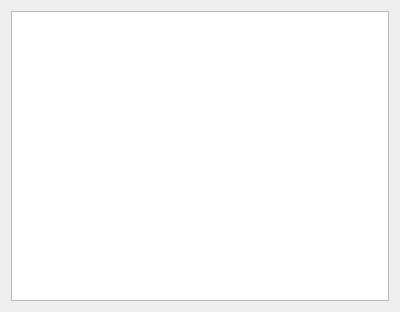
<?xml version="1.0" encoding="UTF-8"?>
<ui version="4.0">
 <class>xToolsPingAssistant</class>
 <widget class="QWidget" name="xToolsPingAssistant">
  <property name="geometry">
   <rect>
    <x>0</x>
    <y>0</y>
    <width>400</width>
    <height>312</height>
   </rect>
  </property>
  <property name="windowTitle">
   <string notr="true">Form</string>
  </property>
  <layout class="QGridLayout" name="gridLayout">
   <item row="1" column="0">
    <widget class="QTableWidget" name="tableWidget"/>
   </item>
   <item row="2" column="0">
    <layout class="QHBoxLayout" name="horizontalLayoutStatusBar"/>
   </item>
   <item row="0" column="0">
    <layout class="QHBoxLayout" name="horizontalLayoutToolBar"/>
   </item>
  </layout>
 </widget>
 <resources/>
 <connections/>
</ui>
